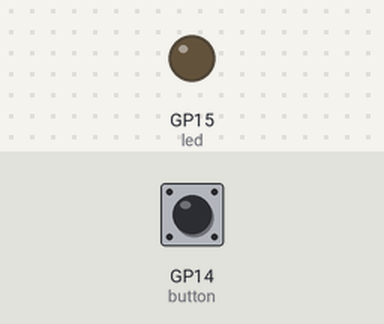
Bench run of a program on a simulated Raspberry Pi Pico running MicroPython. On the bench: output pins drawn as LEDs (lit = HIGH). The test bench sets the inputs (shaded band); at power-on: GP14 (button) LOW.

Above: at 1.2 s.
1.3 s: GP14 (button) pulled HIGH for 0.15 s
At 1.38 s:
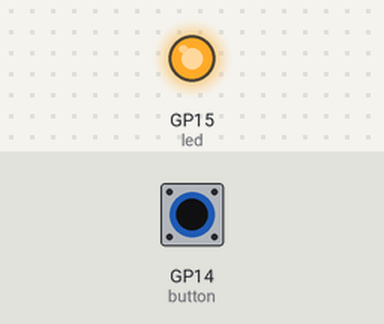
2.9 s: GP14 (button) pulled HIGH for 3.2 s
At 6.7 s:
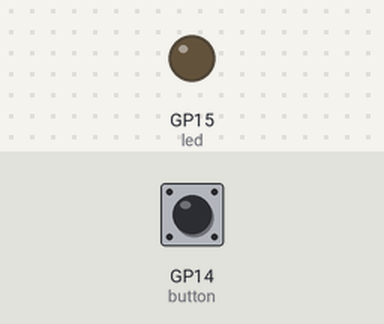
Timing chart, 0 to 8.2 s (numbered marks = the images above; inputs shaded):
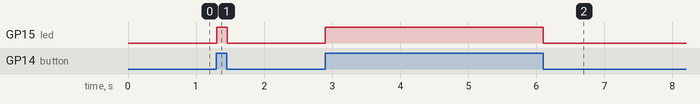

Measured:
- after the input at 1.3 s, GP15 (led): LOW → HIGH at once, → LOW 0.15 s later
- after the input at 2.9 s, GP15 (led): LOW → HIGH at once, → LOW 3.2 s later

The program:

task4_button_led.py
```python
# task4_button_led.py - Button controlled LED (C) Lassi Niitlahti

# This program turns an LED on when a button is pressed
# LED stays on while button is held down
# LED turns off when button is released

from machine import Pin # type: ignore (VSCODE error bypass)
import time

# Set up the LED on GP15 as output
led = Pin(15, Pin.OUT)

# Set up the button on GP14 as input with pull-down resistor
# Pull-down means the pin reads 0 when button is not pressed
button = Pin(14, Pin.IN, Pin.PULL_DOWN)

# Main loop - runs forever
while True:
    if button.value() == 1:    # If button is pressed
        led.on()               # Turn LED on
    else:                      # If button is not pressed
        led.off()              # Turn LED off

    time.sleep(0.01)           # Small delay to avoid excessive checking
```
